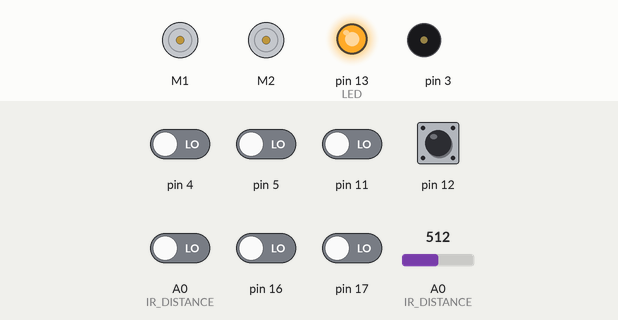
Recording of a sketch running on a simulated Arduino Uno, built with avr-gcc and run on an emulated ATmega328P. Shown: 2 × DC motor (green arrow = forward, orange = backward, longer = faster), output pins drawn as LEDs (lit = HIGH), buzzer (waves = sounding). Inputs (shaded band) come from the test bench; at power-on: pin 12 HIGH, A0 (IR_DISTANCE), pin 4, pin 5, pin 11, pin 16, pin 17 LOW, A0 (IR_DISTANCE) = 512. Random numbers use the default seed unless the sketch sets one.

Above: at 0.8 s.
0.9 s: pin 12 pulled LOW for 0.15 s
At 1.5 s:
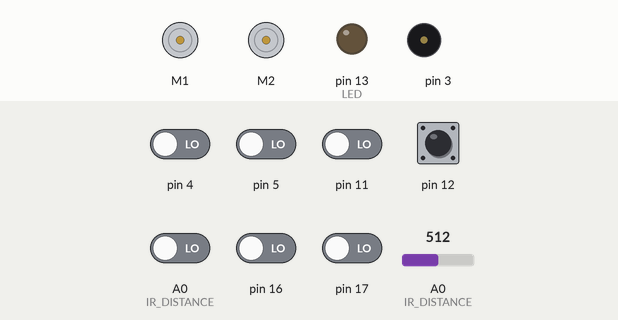
4.0 s: pin 4 driven HIGH
At 5.1 s:
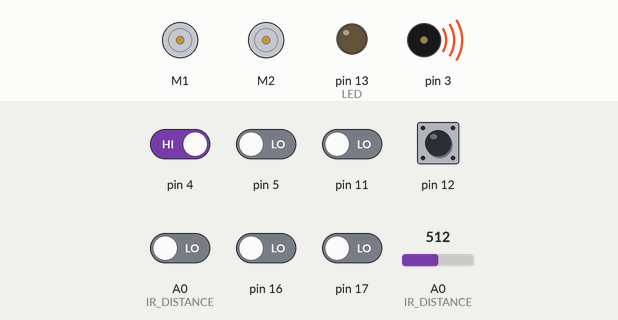
7.0 s: pin 5 driven HIGH
8.7 s: A0 (IR_DISTANCE) set to 163
10.2 s: A0 (IR_DISTANCE) set to 134
At 11.4 s:
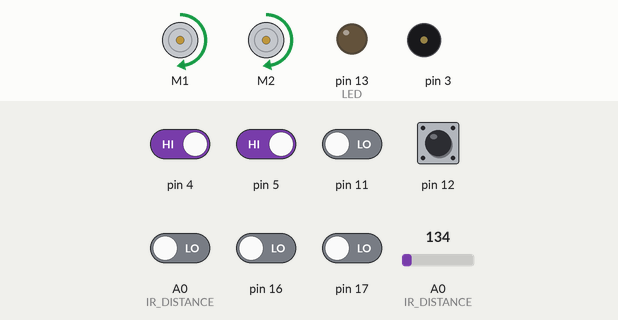
11.7 s: pin 12 pulled LOW for 1 s
At 12.5 s:
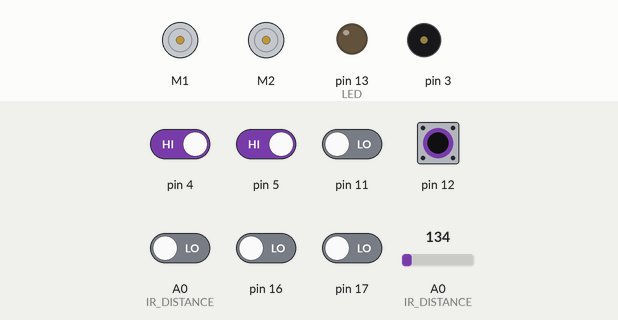
Timing chart, 0 to 14.7 s (numbered marks = the images above; inputs shaded):
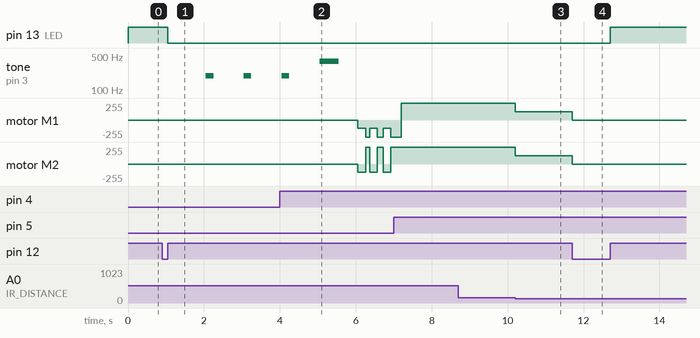

The sketch:

LazySumo.ino
```cpp
// This is a slightly modified version of the zumo BorderDetect.
// It has done remarkably well. By Jimmie Rodgers.

#include <ZumoBuzzer.h>
#include <ZumoMotors.h>
#include <Pushbutton.h>
#include <QTRSensors.h>
#include <ZumoReflectanceSensorArray.h>

#define LED 13

// this might need to be tuned for different lighting conditions, surfaces, etc.
#define QTR_THRESHOLD  1500 // microseconds

// these might need to be tuned for different motor types
#define REVERSE_SPEED     200 // 0 is stopped, 400 is full speed
#define TURN_SPEED        400
#define ATTACK_SPEED      400
#define FORWARD_SPEED     200
#define REVERSE_DURATION  200 // ms
#define TURN_DURATION     400 // ms

ZumoBuzzer buzzer;
ZumoMotors motors;
Pushbutton button(ZUMO_BUTTON); // pushbutton on pin 12

#define IR_DISTANCE A0
#define DISTANCE_THRESHOLD 150

#define NUM_SENSORS 6
unsigned int sensor_values[NUM_SENSORS];

ZumoReflectanceSensorArray sensors(QTR_NO_EMITTER_PIN);

boolean huntState = false;

void waitForButtonAndCountDown()
{
  digitalWrite(LED, HIGH);
  button.waitForButton();
  digitalWrite(LED, LOW);

  // play audible countdown
  for (int i = 0; i < 3; i++)
  {
    delay(1000);
    buzzer.playNote(NOTE_G(3), 200, 15);
  }
  delay(1000);
  buzzer.playNote(NOTE_G(4), 500, 15);
  delay(1000);
}

void setup()
{
  // uncomment if necessary to correct motor directions
  //motors.flipLeftMotor(true);
  //motors.flipRightMotor(true);

  pinMode(LED, HIGH);

  waitForButtonAndCountDown();
  huntState = false;
}

void loop()
{
  if (button.isPressed())
  {
    // if button is pressed, stop and wait for another press to go again
    motors.setSpeeds(0, 0);
    button.waitForRelease();
    waitForButtonAndCountDown();
    huntState = false;
  }


  sensors.read(sensor_values);

  if (huntState){
    while(analogRead(IR_DISTANCE > DISTANCE_THRESHOLD)){
      motors.setSpeeds(TURN_SPEED, -TURN_SPEED);
      delay(50);
    }
    huntState = false;
  }
  else if (sensor_values[0] < QTR_THRESHOLD)
  {
    // if leftmost sensor detects line, reverse and turn to the right
    motors.setSpeeds(-REVERSE_SPEED, -REVERSE_SPEED);
    delay(REVERSE_DURATION);
    motors.setSpeeds(TURN_SPEED, -TURN_SPEED);
    delay(random(100,TURN_DURATION));
    motors.setSpeeds(FORWARD_SPEED, FORWARD_SPEED);
    //huntState = true;
  }
  else if (sensor_values[5] < QTR_THRESHOLD)
  {
    // if rightmost sensor detects line, reverse and turn to the left
    motors.setSpeeds(-REVERSE_SPEED, -REVERSE_SPEED);
    delay(REVERSE_DURATION);
    motors.setSpeeds(-TURN_SPEED, TURN_SPEED);
    delay(random(100,TURN_DURATION));
    motors.setSpeeds(FORWARD_SPEED, FORWARD_SPEED);
    //huntState = true;
  }
  else if (analogRead(IR_DISTANCE) > DISTANCE_THRESHOLD){
     motors.setSpeeds(ATTACK_SPEED, ATTACK_SPEED);
  }
  else
  {
    // otherwise, go straight
    motors.setSpeeds(FORWARD_SPEED, FORWARD_SPEED);
  }
  //delay(50);
}
```

Measured:
- the behaviour switches between 151 and 150 on A0 (IR_DISTANCE) (found by bisection; images 2 and 3)
- after the input at 0.9 s, pin 13 (LED): HIGH → LOW after 0.15 s; tone on pin 3: alternates 195 Hz for 0.20 s and silent for 0.80 s, starting after 1.2 s
- after the input at 8.7 s, every drawn part: stays the same
- after the input at 10.2 s, motor M1, motor M2: forward 255/255 → forward 127/255 at once
- after the input at 11.7 s, pin 13 (LED): LOW → HIGH after 1.0 s; motor M1, motor M2: forward 127/255 → stopped at once
